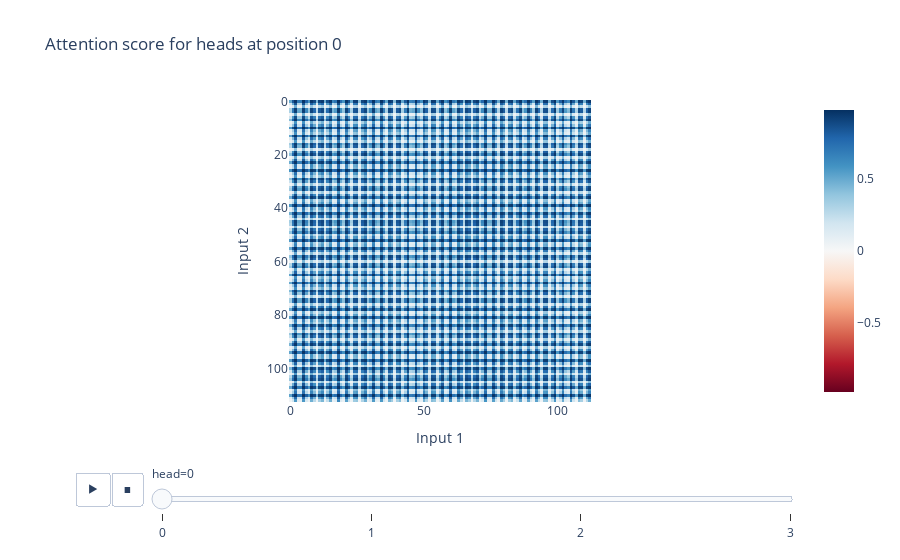

The notebook cell this image was saved under:
### Markdown cell above
### Everything is periodic

Any initial investigation and visualisation of activations and of the above effective weight matrices shows that things in the vocab basis are obviously periodic. Run the cells below, and demonstrate this for yourself.

#### Activations

**Attention patterns:**

The heatmap generated from the code below is a $p\times p$ image, where the cell $(x, y)$ represents some activation (ie a real number at a hidden layer of the network) on the input $x$ and $y$.

**Note:** Animation sliders are used to represent the different heads, not as a time dimension.

**Note:** $A_{2\to 2}^h\approx 0$, so $A_{2\to 1}^h = 1-A_{2\to 0}^h$. For this reason, the first thing we do below is redefine `attn_mat` to only refer to the attention paid to the first two tokens.

**Note:** We start by rearranging the attention matrix, so that the first two dimensions represent the (x, y) coordinates in the modular arithmetic equation. This is the meaning of the plots' axes.

### Code cell
attn_mat = attn_mat[:, :, :2]
# Note, we ignore attn from 2 -> 2

attn_mat_sq = einops.rearrange(attn_mat, "(x y) head seq -> x y head seq", x=p)
# We rearranged attn_mat, so the first two dims represent (x, y) in modular arithmetic equation

inputs_heatmap(
    attn_mat_sq[..., 0],
    title=f'Attention score for heads at position 0',
    animation_frame=2,
    animation_name='head'
)

### Figure 1 — Plotly figure (JSON) as saved in the notebook; plotly's stock layout.template omitted (floating-point values rounded to 4 significant figures; data arrays with more than 128 entries replaced by an {"elided": "..."} marker saying what was removed)
{"data": [{"coloraxis": "coloraxis", "hovertemplate": "Input 1: %{x}<br>Input 2: %{y}<br>color: %{z}<extra></extra>", "name": "0", "type": "heatmap", "xaxis": "x", "yaxis": "y", "z": {"elided": "113x113 float values"}}], "layout": {"coloraxis": {"cmid": 0, "colorscale": [[0, "rgb(103,0,31)"], [0.1, "rgb(178,24,43)"], [0.2, "rgb(214,96,77)"], [0.3, "rgb(244,165,130)"], [0.4, "rgb(253,219,199)"], [0.5, "rgb(247,247,247)"], [0.6, "rgb(209,229,240)"], [0.7, "rgb(146,197,222)"], [0.8, "rgb(67,147,195)"], [0.9, "rgb(33,102,172)"], [1, "rgb(5,48,97)"]]}, "sliders": [{"active": 0, "currentvalue": {"prefix": "head="}, "len": 0.9, "pad": {"b": 10, "t": 60}, "steps": [{"args": [["0"], {"frame": {"duration": 0, "redraw": true}, "fromcurrent": true, "mode": "immediate", "transition": {"duration": 0, "easing": "linear"}}], "label": "0", "method": "animate"}, {"args": [["1"], {"frame": {"duration": 0, "redraw": true}, "fromcurrent": true, "mode": "immediate", "transition": {"duration": 0, "easing": "linear"}}], "label": "1", "method": "animate"}, {"args": [["2"], {"frame": {"duration": 0, "redraw": true}, "fromcurrent": true, "mode": "immediate", "transition": {"duration": 0, "easing": "linear"}}], "label": "2", "method": "animate"}, {"args": [["3"], {"frame": {"duration": 0, "redraw": true}, "fromcurrent": true, "mode": "immediate", "transition": {"duration": 0, "easing": "linear"}}], "label": "3", "method": "animate"}], "x": 0.1, "xanchor": "left", "y": 0, "yanchor": "top"}], "title": {"text": "Attention score for heads at position 0"}, "updatemenus": [{"buttons": [{"args": [null, {"frame": {"duration": 500, "redraw": true}, "fromcurrent": true, "mode": "immediate", "transition": {"duration": 500, "easing": "linear"}}], "label": "&#9654;", "method": "animate"}, {"args": [[null], {"frame": {"duration": 0, "redraw": true}, "fromcurrent": true, "mode": "immediate", "transition": {"duration": 0, "easing": "linear"}}], "label": "&#9724;", "method": "animate"}], "direction": "left", "pad": {"r": 10, "t": 70}, "showactive": false, "type": "buttons", "x": 0.1, "xanchor": "right", "y": 0, "yanchor": "top"}], "xaxis": {"anchor": "y", "autorange": false, "constrain": "domain", "domain": [0, 1], "range": [-0.5, 112.5], "scaleanchor": "y", "title": {"text": "Input 1"}}, "yaxis": {"anchor": "x", "autorange": false, "constrain": "domain", "domain": [0, 1], "range": [112.5, -0.5], "title": {"text": "Input 2"}}}}
